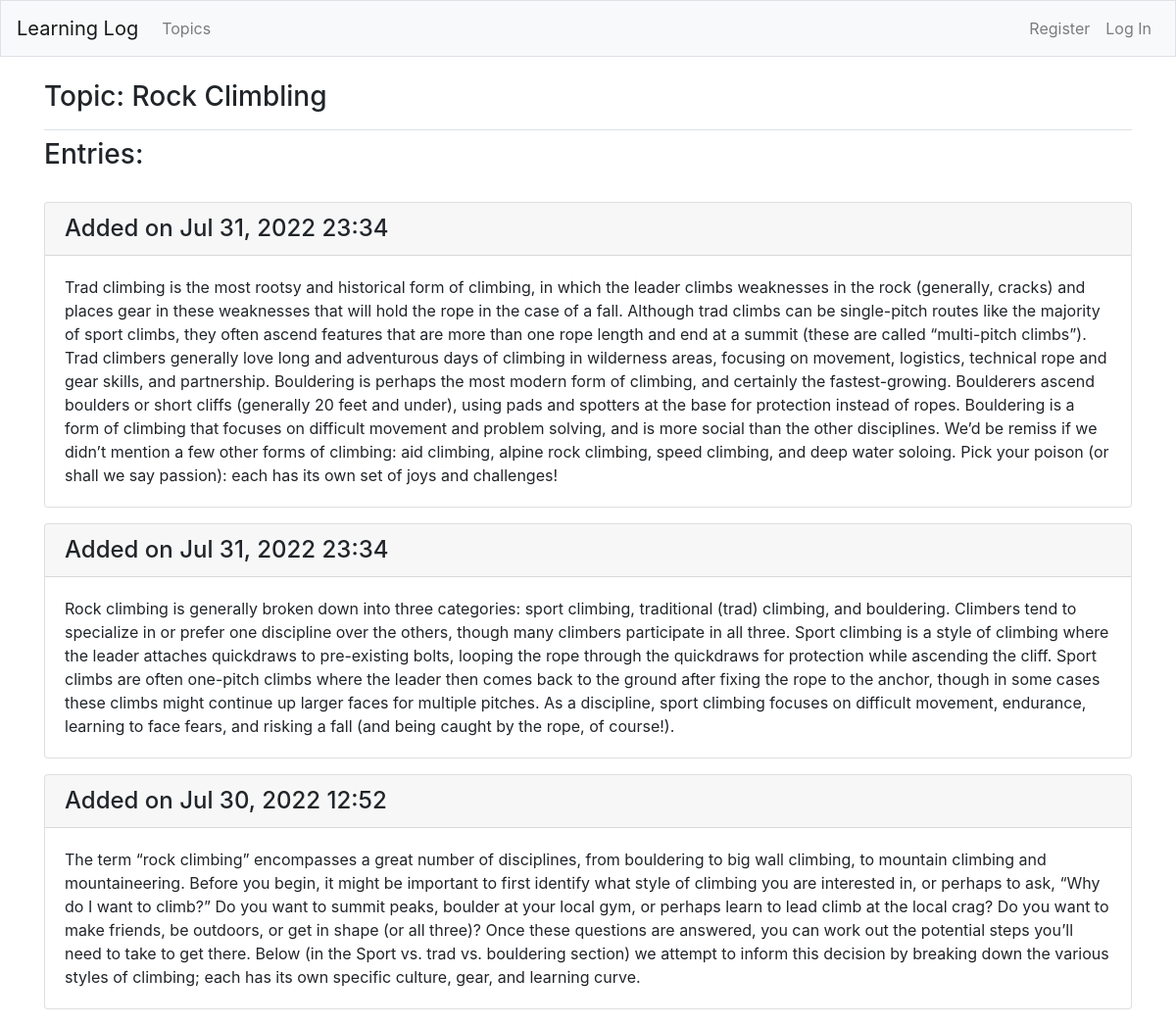
The page /topics/topic_2/ on the database its author committed.
### learning_logs/models.py (models this page shows, shortened)
class Topic(models.Model):
    text=models.CharField(max_length=200)
    user=models.ForeignKey(User,on_delete=models.CASCADE)
    date_added=models.DateTimeField(auto_now_add=True)
    def __str__(self):
        return self.text

class Entry(models.Model):
    topic=models.ForeignKey(Topic, on_delete=models.CASCADE)
    text=models.TextField()
    date_added=models.DateTimeField(auto_now_add=True)
    class Meta:
        verbose_name_plural='entries'

### learning_logs/views.py (the view)
# urls.py: path('topics/topic_<int:topic_id>/', views.topic, name='topic'),
def topic(request, topic_id):
    topic = Topic.objects.get(id=topic_id)
    entries = topic.entry_set.order_by('-date_added')
    can_edit = True
    if topic.user != request.user:
        can_edit = False
    context = {'topic': topic, 'entries': entries, 'can_edit': can_edit}
    return render(request, 'learning_logs/topic.html', context)

### learning_logs/templates/learning_logs/topic.html (shortened to what this page needs)
{% extends "learning_logs/base.html" %}
{% block page_header %}
<h3>Topic: {{topic}}</h3>
{% endblock page_header %}
{% block content %}
<h3>Entries:</h3>
<br>
    {% for entry in entries %}
    <div class="card mb-3">
        {% if user.is_authenticated %}
        {% if can_edit %}
        <h4 class="card-header">Added on {{entry.date_added|date:"M j, Y H:i"}} <small><a href="{% url 'learning_logs:edit_entry' entry.id%}">edit entry</a></small></h4>
        <div class="card-body">{{entry.text}}</div>
        {% else %}
        <h4 class="card-header">Added on {{entry.date_added|date:"M j, Y H:i"}}</h4>
        <div class="card-body">{{entry.text}}</div>
        {% endif %}
        {% else %}
        <h4 class="card-header">Added on {{entry.date_added|date:"M j, Y H:i"}}</h4>
        <div class="card-body">{{entry.text}}</div>
        {% endif %}
    </div>
    {% empty %}
    <p>Nothing has been added yet!</p>
    {% endfor %}
{% endblock content %}

### rows shown on the page
Topic: text "Rock Climbling"
Entry: date_added "Jul 31, 2022 23:34", text "Trad climbing is the most rootsy and historical form of climbing, in which the leader climbs weaknesses in the rock (generally, cracks) and places gear in these weaknesses that will hold the rope in the case of a fall. Although trad climbs can be single-pitch routes like the majority of sport climbs, they often ascend features that are more than one rope length and end at a summit (these are called “multi-pitch climbs”). Trad climbers generally love long and adventurous days of climbing in wilderness areas, focusing on movement, logistics, technical rope and gear skills, and partnership. Bouldering is perhaps the most modern form of climbing, and certainly the fastest-growing. Boulderers…"
Entry: date_added "Jul 31, 2022 23:34", text "Rock climbing is generally broken down into three categories: sport climbing, traditional (trad) climbing, and bouldering. Climbers tend to specialize in or prefer one discipline over the others, though many climbers participate in all three. Sport climbing is a style of climbing where the leader attaches quickdraws to pre-existing bolts, looping the rope through the quickdraws for protection while ascending the cliff. Sport climbs are often one-pitch climbs where the leader then comes back to the ground after fixing the rope to the anchor, though in some cases these climbs might continue up larger faces for multiple pitches. As a discipline, sport climbing focuses on difficult movement,…"
Entry: date_added "Jul 30, 2022 12:52", text "The term “rock climbing” encompasses a great number of disciplines, from bouldering to big wall climbing, to mountain climbing and mountaineering. Before you begin, it might be important to first identify what style of climbing you are interested in, or perhaps to ask, “Why do I want to climb?” Do you want to summit peaks, boulder at your local gym, or perhaps learn to lead climb at the local crag? Do you want to make friends, be outdoors, or get in shape (or all three)? Once these questions are answered, you can work out the potential steps you’ll need to take to get there. Below (in the Sport vs. trad vs. bouldering section) we attempt to inform this decision by breaking down the various…"
